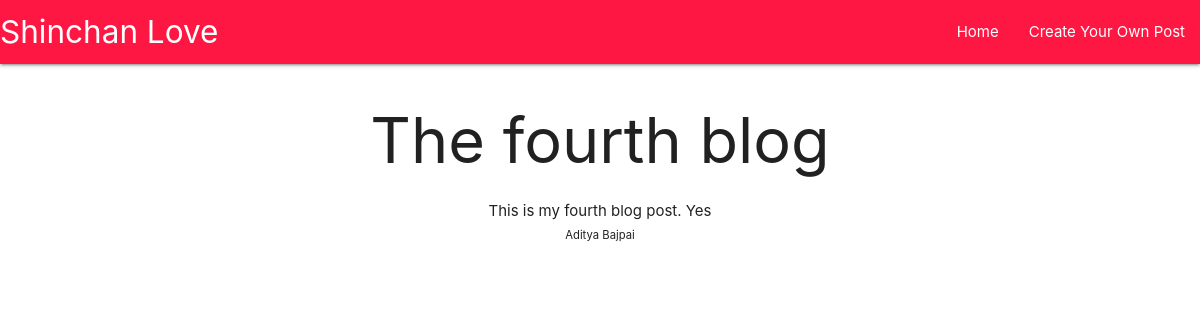
/article/7, run on the app's committed database.
### main/models.py (models this page shows, shortened)
class Post(models.Model):
    title = models.CharField(max_length=200 , null= False)
    author = models.ForeignKey(User , on_delete=models.CASCADE , default="Author Unkown")
    pub_date = models.TimeField(auto_now=False , auto_now_add=True)
    body = models.TextField()

### main/views.py (the view)
# urls.py: path('article/<int:pk>' , Detail.as_view() , name='article'),
class Detail(DetailView):
    model = Post
    template_name = "detail.html"

### templates/detail.html (shortened to what this page needs)
{% extends 'main.html'%}
{% block content %}
<div class="detail">
    <h1>{{post.title}}</h1>
    {{post.body}} <br>
    <small>{{post.author.first_name}} {{post.author.last_name}}</small>
</div>
{%endblock%}

### templates/main.html (style rules this page uses)
h1 { text-align: center; }

### templates/detail.html (style rules this page uses)
.detail { text-align: center; }

### data on the page
Post: title "The fourth blog", body "This is my fourth blog post. Yes", author.first_name "Aditya", author.last_name "Bajpai"
